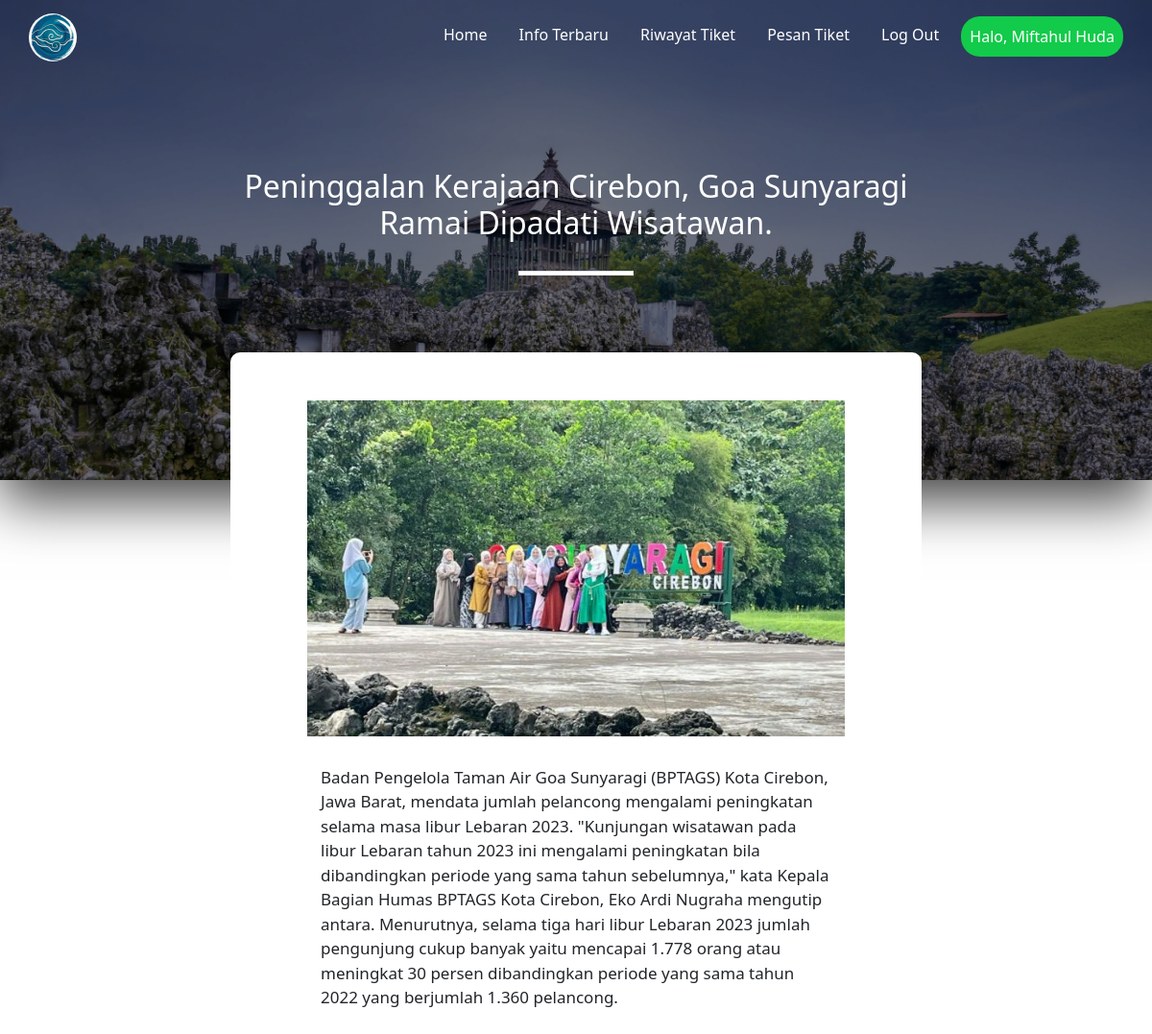
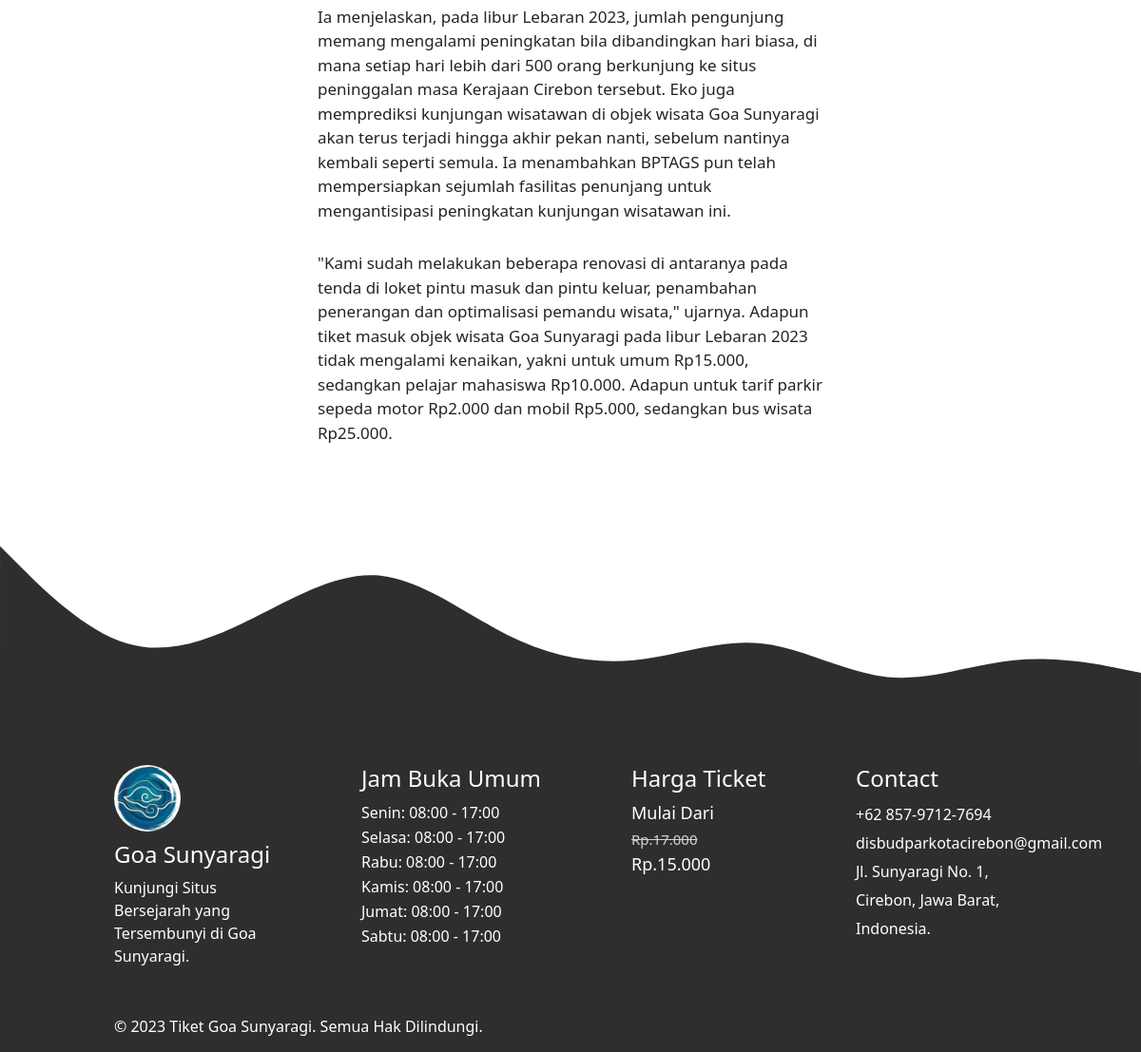
Screenshot of /user/teks_info.php?idb=7 (signed in) with the database file from the repository (2 pictures, top to bottom).
### tables this page shows
CREATE TABLE `tbl_user` (
  `id_user` int(11) NOT NULL,
  `nama` varchar(50) NOT NULL,
  `jenis_kelamin` varchar(20) NOT NULL,
  `no_telp` varchar(15) NOT NULL,
  `tgl_lahir` date NOT NULL,
  `username` varchar(30) NOT NULL,
  `gmail` varchar(70) NOT NULL,
  `password` varchar(50) NOT NULL
);

CREATE TABLE `tbl_berita` (
  `id_berita` int(11) NOT NULL,
  `tgl_berita` date NOT NULL,
  `gambar` text NOT NULL,
  `judul` text NOT NULL,
  `isi1` text NOT NULL,
  `isi2` text NOT NULL,
  `isi3` text NOT NULL
);

### user/teks_info.php (the view, shortened to what this page needs)
<?php
require_once "../function.php";
$query1 = mysqli_query($db, "SELECT * FROM tbl_user WHERE id_user = '$_SESSION[id_user]'");
$user = $query1 -> fetch_array();
$query = mysqli_query($db, "SELECT * FROM tbl_berita WHERE id_berita = $_GET[idb]");
$berita = $query -> fetch_array();
?>
<!DOCTYPE html>
<html lang="en">
  <head>
    <link rel="stylesheet" href="style3.css" />
    <link href="https://cdn.jsdelivr.net/npm/bootstrap@5.3.0/dist/css/bootstrap.min.css" rel="stylesheet" />
    <link href="https://unpkg.com/aos@2.3.1/dist/aos.css" rel="stylesheet" />
  </head>
  <body>
    <div class="background"></div>
    <div class="page1">
      <div class="logo">
        <img src="../assets/logo1.jpg" />
        <ul>
          <a href="index.php">Home</a>
          <a href="info_terbaru.php">Info Terbaru</a>
          <a href="riwayat.php">Riwayat Tiket</a>
          <a href="pesan.php">Pesan Tiket</a>
          <a data-bs-toggle="modal" data-bs-target="#exampleModal" style="cursor: pointer; color: white;">Log Out</a>
          <a href="profile.php">Halo, <?= "$user[nama]" ?></a>
        </ul>
      </div>
      <h2 data-aos="fade-down" data-aos-duration="2000"><?= "$berita[judul]" ?></h2>
      <div class="border"></div>
    </div>
    <div class="page2">
      <img src="../assets/<?= "$berita[gambar]" ?>" alt="" width="200px" height="200px" />
      <p>
      <?= "$berita[isi1]" ?>
      </p>
      <p>
      <?= "$berita[isi2]" ?>
      </p>
      <p>
      <?= "$berita[isi3]" ?>
      </p>
    </div>
    <footer class="page6">
      <div class="pembungkus">
        <div class="content">
          <img src="../assets/logo1.jpg" alt="" />
          <h4>Goa Sunyaragi</h4>
          Kunjungi Situs Bersejarah yang Tersembunyi di Goa Sunyaragi.
        </div>
        <div class="content">
          <h4>Jam Buka Umum</h4>
          Senin: 08:00 - 17:00 <br />
          Selasa: 08:00 - 17:00 <br />
          Rabu: 08:00 - 17:00 <br />
          Kamis: 08:00 - 17:00 <br />
          Jumat: 08:00 - 17:00 <br />
          Sabtu: 08:00 - 17:00
        </div>
        <div class="content">
          <h4>Harga Ticket</h4>
          Mulai Dari <br />
          <span>Rp.17.000</span><br />
          Rp.15.000
        </div>
        <div class="content">
          <h4>Contact</h4>
          +62 857-9712-7694 <br />
          disbudparkotacirebon@gmail.com <br />
          Jl. Sunyaragi No. 1, Cirebon, Jawa Barat, Indonesia.
        </div>
      </div>
      <div class="copyright">© 2023 Tiket Goa Sunyaragi. Semua Hak Dilindungi.</div>
    </footer>
  </body>
</html>

### user/style3.css (style rules this page uses)
@media (min-width: 992px) and (max-width: 1400px) { .background { background-image: url(../assets/goa2.jpg); background-size: cover; filter: brightness(0.5); width: 100%; height: 500px; position: absolute; top: 0; left: 0; z-index: -1; box-shadow: 0px 22px 55px 0px rgba(0, 0, 0, 0.75); -webkit-box-shadow: 0px 22px 55px 0px rgba(0, 0, 0, 0.75); -moz-box-shadow: 0px 22px 55px 0px rgba(0, 0, 0, 0.75); } }
@media (min-width: 992px) and (max-width: 1400px) { .page1 { padding-bottom: 80px; } }
@media (min-width: 992px) and (max-width: 1400px) { .page1 .logo { width: 95vw; margin: auto; display: flex; justify-content: space-between; padding-top: 14px; margin-bottom: 40px; } }
@media (min-width: 992px) and (max-width: 1400px) { ul { width: 750px; justify-content: space-between; display: flex; } }
@media (min-width: 992px) and (max-width: 1400px) { ul a:nth-child(6) { margin-top: 3px; color: white; background-color: #12cb4a; border-radius: 20px; padding: 9px; } }
@media (min-width: 992px) and (max-width: 1400px) { ul a { color: white; text-decoration: none; padding: 10px; transition: all 0.3s ease-in-out; } }
@media (min-width: 992px) and (max-width: 1400px) { .logo img { border-radius: 100px; height: 50px; width: 50px; } }
@media (min-width: 992px) and (max-width: 1400px) { .page1 h2 { width: 60vw; margin: auto; text-align: center; color: white; margin-top: 100px; padding-bottom: 30px; } }
@media (min-width: 992px) and (max-width: 1400px) { .page1 .border { width: 10vw; height: 5px; margin: auto; background-color: white; } }
@media (min-width: 992px) and (max-width: 1400px) { .page2 { width: 60vw; margin: auto; background-color: white; padding: 50px; padding-left: 80px; padding-right: 80px; font-size: 17px; text-align: left; border-radius: 10px; margin-bottom: 30px; } }
@media (min-width: 992px) and (max-width: 1400px) { .page2 img { width: 100%; height: 350px; } }
@media (min-width: 992px) and (max-width: 1400px) { .page2 p { width: 95%; margin: auto; padding-top: 30px; } }
@media (min-width: 992px) and (max-width: 1400px) { .page6 { background-color: #2e2e2e; margin-top: -10px; color: white; } }
@media (min-width: 992px) and (max-width: 1400px) { .page6 .pembungkus { width: 80vw; display: flex; justify-content: space-between; margin: auto; margin-bottom: 50px; } }
@media (min-width: 992px) and (max-width: 1400px) { .pembungkus .content:nth-child(1) { width: 15vw; } }
@media (min-width: 992px) and (max-width: 1400px) { .pembungkus .content:nth-child(2) { width: 17vw; line-height: 26px; } }
@media (min-width: 992px) and (max-width: 1400px) { .pembungkus .content:nth-child(3) { width: 13vw; font-size: 18px; } }
@media (min-width: 992px) and (max-width: 1400px) { .content:nth-child(3) span { font-size: 15px; color: lightgray; text-decoration: line-through lightgray; } }
@media (min-width: 992px) and (max-width: 1400px) { .pembungkus .content:nth-child(4) { width: 15vw; line-height: 30px; } }
@media (min-width: 992px) and (max-width: 1400px) { .content:nth-child(1) img { width: 70px; height: 70px; border-radius: 100px; margin-bottom: 10px; } }
@media (min-width: 992px) and (max-width: 1400px) { .page6 .copyright { width: 80vw; margin: auto; padding-bottom: 15px; } }

### rows the page displays
tbl_user: nama "Miftahul Huda"
tbl_berita: judul "Peninggalan Kerajaan Cirebon, Goa Sunyaragi Ramai Dipadati Wisatawan.", gambar (picture), isi1 "Badan Pengelola Taman Air Goa Sunyaragi (BPTAGS) Kota Cirebon, Jawa Barat, mendata jumlah pelancong mengalami peningkatan selama masa libur Lebaran 2023. \"Kunjungan wisatawan pada libur Lebaran tahun 2023 ini mengalami peningkatan bila dibandingkan periode yang sama tahun sebelumnya,\" kata Kepala Bagian Humas BPTAGS Kota Cirebon, Eko Ardi Nugraha mengutip antara. Menurutnya, selama tiga hari libur Lebaran 2023 jumlah pengunjung cukup banyak yaitu mencapai 1.778 orang atau meningkat 30 persen dibandingkan periode yang sama tahun 2022 yang berjumlah 1.360 pelancong.", isi2 "Ia menjelaskan, pada libur Lebaran 2023, jumlah pengunjung memang mengalami peningkatan bila dibandingkan hari biasa, di mana setiap hari lebih dari 500 orang berkunjung ke situs peninggalan masa Kerajaan Cirebon tersebut. Eko juga memprediksi kunjungan wisatawan di objek wisata Goa Sunyaragi akan terus terjadi hingga akhir pekan nanti, sebelum nantinya kembali seperti semula. Ia menambahkan BPTAGS pun telah mempersiapkan sejumlah fasilitas penunjang untuk mengantisipasi peningkatan kunjungan wisatawan ini.", isi3 "\"Kami sudah melakukan beberapa renovasi di antaranya pada tenda di loket pintu masuk dan pintu keluar, penambahan penerangan dan optimalisasi pemandu wisata,\" ujarnya. Adapun tiket masuk objek wisata Goa Sunyaragi pada libur Lebaran 2023 tidak mengalami kenaikan, yakni untuk umum Rp15.000, sedangkan pelajar mahasiswa Rp10.000. Adapun untuk tarif parkir sepeda motor Rp2.000 dan mobil Rp5.000, sedangkan bus wisata Rp25.000."
